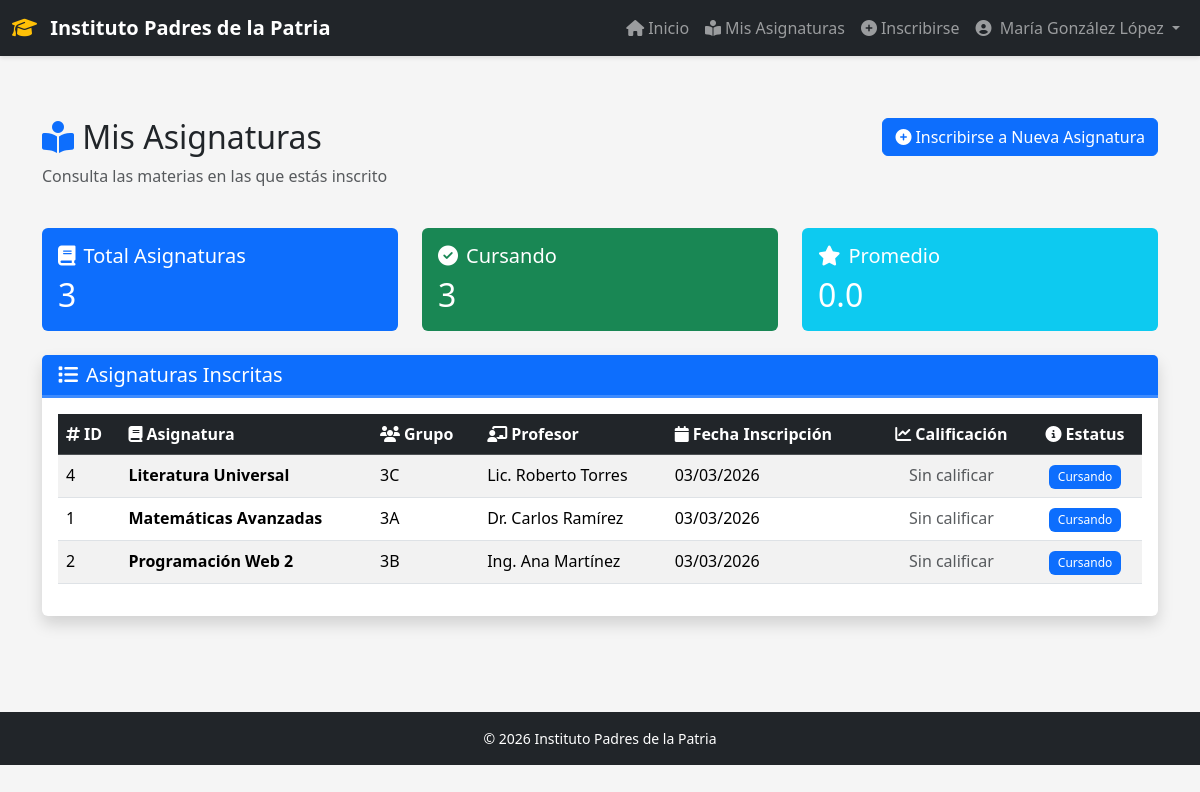
/consulta-es.php (signed in), run on the app's committed database.
### tables this page shows
CREATE TABLE IF NOT EXISTS asignaturas_usuarios (
    id INT AUTO_INCREMENT PRIMARY KEY,
    id_usuario INT NOT NULL,
    id_asignatura INT NOT NULL,
    fecha_inscripcion DATETIME NOT NULL DEFAULT CURRENT_TIMESTAMP,
    calificacion DECIMAL(4,2) DEFAULT NULL,
    estatus ENUM('inscrito', 'cursando', 'aprobado', 'reprobado') DEFAULT 'inscrito',
    FOREIGN KEY (id_usuario) REFERENCES usuarios(id) ON DELETE CASCADE ON UPDATE CASCADE,
    FOREIGN KEY (id_asignatura) REFERENCES asignaturas(id) ON DELETE CASCADE ON UPDATE CASCADE,
    UNIQUE KEY unique_inscripcion (id_usuario, id_asignatura),
    INDEX idx_usuario (id_usuario),
    INDEX idx_asignatura (id_asignatura),
    INDEX idx_estatus (estatus)
);

CREATE TABLE IF NOT EXISTS asignaturas (
    id INT AUTO_INCREMENT PRIMARY KEY,
    nombre VARCHAR(150) NOT NULL,
    grupo VARCHAR(20) NOT NULL,
    profesor VARCHAR(150) NOT NULL,
    cupo_maximo INT DEFAULT 30,
    descripcion TEXT,
    fecha_creacion DATETIME NOT NULL DEFAULT CURRENT_TIMESTAMP,
    activa TINYINT(1) DEFAULT 1,
    INDEX idx_nombre (nombre),
    INDEX idx_grupo (grupo)
);

### consulta-es.php (the view, shortened to what this page needs)
<?php
require_once 'includes/conexion.php';
$stmt = $pdo->prepare("
    SELECT
        a.id AS asignatura_id,
        a.nombre AS asignatura,
        a.grupo,
        a.profesor,
        au.fecha_inscripcion,
        au.calificacion,
        au.estatus
    FROM asignaturas_usuarios au
    INNER JOIN usuarios u ON au.id_usuario = u.id
    INNER JOIN asignaturas a ON au.id_asignatura = a.id
    WHERE au.id_usuario = ?
      AND u.activo = 1
      AND a.activa = 1
    ORDER BY a.nombre
");
$stmt->execute([$_SESSION['usuario_id']]);
$asignaturas = $stmt->fetchAll();
$total_asignaturas = count($asignaturas);
?>
<!DOCTYPE html>
<html lang="es">
<head>
    <link href="https://cdn.jsdelivr.net/npm/bootstrap@5.3.2/dist/css/bootstrap.min.css" rel="stylesheet">
    <link rel="stylesheet" href="https://cdnjs.cloudflare.com/ajax/libs/font-awesome/6.4.0/css/all.min.css">
    <link rel="stylesheet" href="css/estilos.css">
</head>
<body>
    <?php include 'includes/navbar.php'; ?>
    <div class="container my-5">
        <div class="row mb-4">
            <div class="col-md-8">
                <h2>
                    <i class="fas fa-book-reader text-primary"></i>
                    Mis Asignaturas
                </h2>
                <p class="text-muted">Consulta las materias en las que estás inscrito</p>
            </div>
            <div class="col-md-4 text-md-end">
                <a href="inscribirse.php" class="btn btn-primary">
                    <i class="fas fa-plus-circle me-1"></i>Inscribirse a Nueva Asignatura
                </a>
            </div>
        </div>
        <div class="row mb-4">
            <div class="col-md-4">
                <div class="card text-white bg-primary">
                    <div class="card-body">
                        <h5 class="card-title">
                            <i class="fas fa-book me-2"></i>Total Asignaturas
                        </h5>
                        <h2 class="mb-0"><?php echo $total_asignaturas; ?></h2>
                    </div>
                </div>
            </div>
            <div class="col-md-4">
                <div class="card text-white bg-success">
                    <div class="card-body">
                        <h5 class="card-title">
                            <i class="fas fa-check-circle me-2"></i>Cursando
                        </h5>
                        <h2 class="mb-0">
                            <?php
                            $cursando = array_filter($asignaturas, fn($a) => $a['estatus'] === 'cursando');
                            echo count($cursando);
                            ?>
                        </h2>
                    </div>
                </div>
            </div>
            <div class="col-md-4">
                <div class="card text-white bg-info">
                    <div class="card-body">
                        <h5 class="card-title">
                            <i class="fas fa-star me-2"></i>Promedio
                        </h5>
                        <h2 class="mb-0">
                            <?php
                            $calificaciones = array_filter(array_column($asignaturas, 'calificacion'));
                            $promedio = !empty($calificaciones) ? array_sum($calificaciones) / count($calificaciones) : 0;
                            echo number_format($promedio, 1);
                            ?>
                        </h2>
                    </div>
                </div>
            </div>
        </div>
        <div class="card shadow">
            <div class="card-header bg-primary text-white">
                <h5 class="mb-0">
                    <i class="fas fa-list me-2"></i>Asignaturas Inscritas
                </h5>
            </div>
            <div class="card-body">
                <?php if ($total_asignaturas > 0): ?>
                    <div class="table-responsive">
                        <table class="table table-striped table-hover">
                            <thead class="table-dark">
                                <tr>
                                    <th><i class="fas fa-hashtag me-1"></i>ID</th>
                                    <th><i class="fas fa-book me-1"></i>Asignatura</th>
                                    <th><i class="fas fa-users me-1"></i>Grupo</th>
                                    <th><i class="fas fa-chalkboard-teacher me-1"></i>Profesor</th>
                                    <th><i class="fas fa-calendar me-1"></i>Fecha Inscripción</th>
                                    <th class="text-center"><i class="fas fa-chart-line me-1"></i>Calificación</th>
                                    <th class="text-center"><i class="fas fa-info-circle me-1"></i>Estatus</th>
                                </tr>
                            </thead>
                            <tbody>
                                <?php foreach ($asignaturas as $asignatura): ?>
                                    <tr>
                                        <td><?php echo htmlspecialchars($asignatura['asignatura_id']); ?></td>
                                        <td class="fw-bold"><?php echo htmlspecialchars($asignatura['asignatura']); ?></td>
                                        <td><?php echo htmlspecialchars($asignatura['grupo']); ?></td>
                                        <td><?php echo htmlspecialchars($asignatura['profesor']); ?></td>
                                        <td><?php echo date('d/m/Y', strtotime($asignatura['fecha_inscripcion'])); ?></td>
                                        <td class="text-center">
                                            <?php if ($asignatura['calificacion']): ?>
                                                <span class="badge bg-<?php echo $asignatura['calificacion'] >= 7 ? 'success' : 'warning'; ?> rounded-pill">
                                                    <?php echo number_format($asignatura['calificacion'], 1); ?>
                                                </span>
                                            <?php else: ?>
                                                <span class="text-muted">Sin calificar</span>
                                            <?php endif; ?>
                                        </td>
                                        <td class="text-center">
                                            <?php
                                            $badge_colors = [
                                                'inscrito' => 'secondary',
                                                'cursando' => 'primary',
                                                'aprobado' => 'success',
                                                'reprobado' => 'danger'
                                            ];
                                            $color = $badge_colors[$asignatura['estatus']] ?? 'secondary';
                                            ?>
                                            <span class="badge bg-<?php echo $color; ?>">
                                                <?php echo ucfirst($asignatura['estatus']); ?>
                                            </span>
                                        </td>
                                    </tr>
                                <?php endforeach; ?>
                            </tbody>
                        </table>
                    </div>
                <?php endif; ?>
            </div>
        </div>
    </div>
    <footer class="bg-dark text-white py-3 mt-5">
        <div class="container text-center">
            <p class="mb-0 small">&copy; 2026 Instituto Padres de la Patria</p>
        </div>
    </footer>
</body>
</html>

### includes/navbar.php (shortened to what this page needs)
<?php
$usuario_autenticado = isset($_SESSION['usuario_id']);
$tipo_usuario = $_SESSION['tipo_usuario'] ?? null;
$nombre_usuario = $_SESSION['nombre_usuario'] ?? '';
?>
<nav class="navbar navbar-expand-lg navbar-dark bg-dark fixed-top">
    <div class="container-fluid">
        <a class="navbar-brand" href="index.php">
            <i class="fas fa-graduation-cap me-2"></i>
            Instituto Padres de la Patria
        </a>
        <div class="collapse navbar-collapse" id="navbarNav">
            <ul class="navbar-nav ms-auto">
                <li class="nav-item">
                    <a class="nav-link" href="index.php">
                        <i class="fas fa-home me-1"></i>Inicio
                    </a>
                </li>
                <?php if (!$usuario_autenticado): ?>
                    <li class="nav-item">
                        <a class="nav-link" href="registro-es.php">
                            <i class="fas fa-user-plus me-1"></i>Registro Estudiante
                        </a>
                    </li>
                    <li class="nav-item">
                        <a class="nav-link" href="login.php">
                            <i class="fas fa-sign-in-alt me-1"></i>Iniciar Sesión
                        </a>
                    </li>
                <?php else: ?>
                    <?php if ($tipo_usuario === 'ES'): ?>
                        <li class="nav-item">
                            <a class="nav-link" href="consulta-es.php">
                                <i class="fas fa-book-reader me-1"></i>Mis Asignaturas
                            </a>
                        </li>
                        <li class="nav-item">
                            <a class="nav-link" href="inscribirse.php">
                                <i class="fas fa-plus-circle me-1"></i>Inscribirse
                            </a>
                        </li>
                    <?php endif; ?>
                    <li class="nav-item dropdown">
                        <a class="nav-link dropdown-toggle" href="#" id="navbarDropdown" role="button"
                           data-bs-toggle="dropdown" aria-expanded="false">
                            <i class="fas fa-user-circle me-1"></i>
                            <?php echo htmlspecialchars($nombre_usuario); ?>
                        </a>
                    </li>
                <?php endif; ?>
            </ul>
        </div>
    </div>
</nav>

### css/estilos.css (style rules this page uses)
:root { --primary-color: #0d6efd; --secondary-color: #6c757d; --success-color: #198754; --danger-color: #dc3545; --warning-color: #ffc107; --info-color: #0dcaf0; --dark-color: #212529; --light-color: #f8f9fa; }
body { font-family: 'Segoe UI', Tahoma, Geneva, Verdana, sans-serif; background-color: #f5f5f5; min-height: 100vh; display: flex; flex-direction: column; }
.navbar { box-shadow: 0 2px 4px rgba(0,0,0,.1); }
.navbar-brand { font-weight: 600; font-size: 1.25rem; }
.navbar-brand i { color: var(--warning-color); }
.nav-link { transition: all 0.3s ease; }
.card { border: none; transition: transform 0.3s ease, box-shadow 0.3s ease; }
.card-header { border-bottom: 3px solid rgba(255,255,255,.2); font-weight: 600; }
.table { background-color: white; }
.table thead { position: sticky; top: 0; z-index: 10; }
.btn { transition: all 0.3s ease; font-weight: 500; }
.badge { font-weight: 500; padding: 0.5em 0.75em; }
footer { margin-top: auto; background-color: var(--dark-color); }
.shadow { box-shadow: 0 .5rem 1rem rgba(0,0,0,.15) !important; }
body { padding-top: 0; }

### data on the page
asignaturas_usuarios: id_asignatura "4", id_asignatura.nombre "Literatura Universal", id_asignatura.grupo "3C", id_asignatura.profesor "Lic. Roberto Torres", fecha_inscripcion "03/03/2026", shows "Sin calificar", estatus "Cursando"
asignaturas_usuarios: id_asignatura "1", id_asignatura.nombre "Matemáticas Avanzadas", id_asignatura.grupo "3A", id_asignatura.profesor "Dr. Carlos Ramírez", fecha_inscripcion "03/03/2026", shows "Sin calificar", estatus "Cursando"
asignaturas_usuarios: id_asignatura "2", id_asignatura.nombre "Programación Web 2", id_asignatura.grupo "3B", id_asignatura.profesor "Ing. Ana Martínez", fecha_inscripcion "03/03/2026", shows "Sin calificar", estatus "Cursando"

### other printed values
$nombre_usuario "María González López"
$total_asignaturas "3"
count($cursando) "3"
$promedio "0.0"
